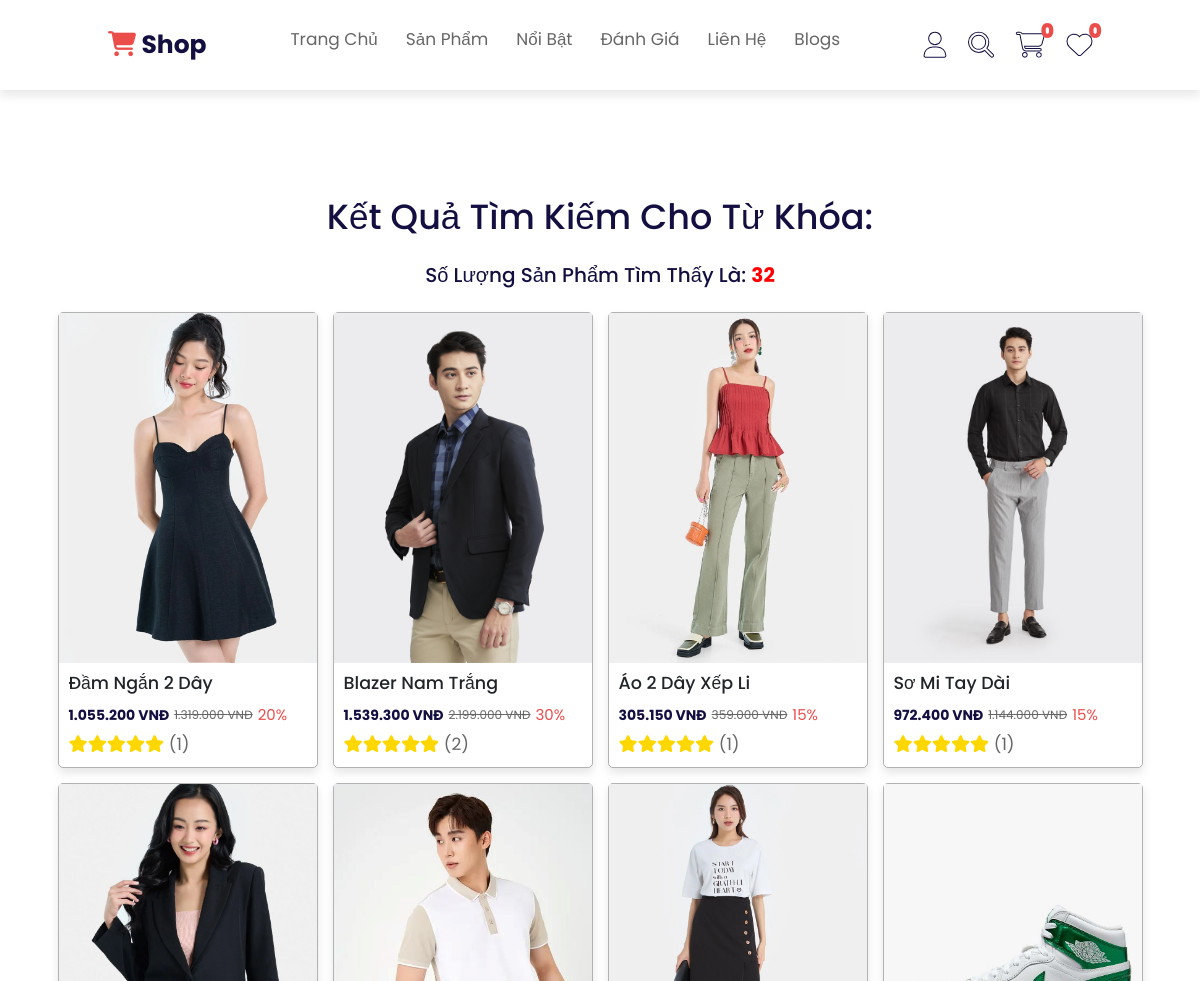
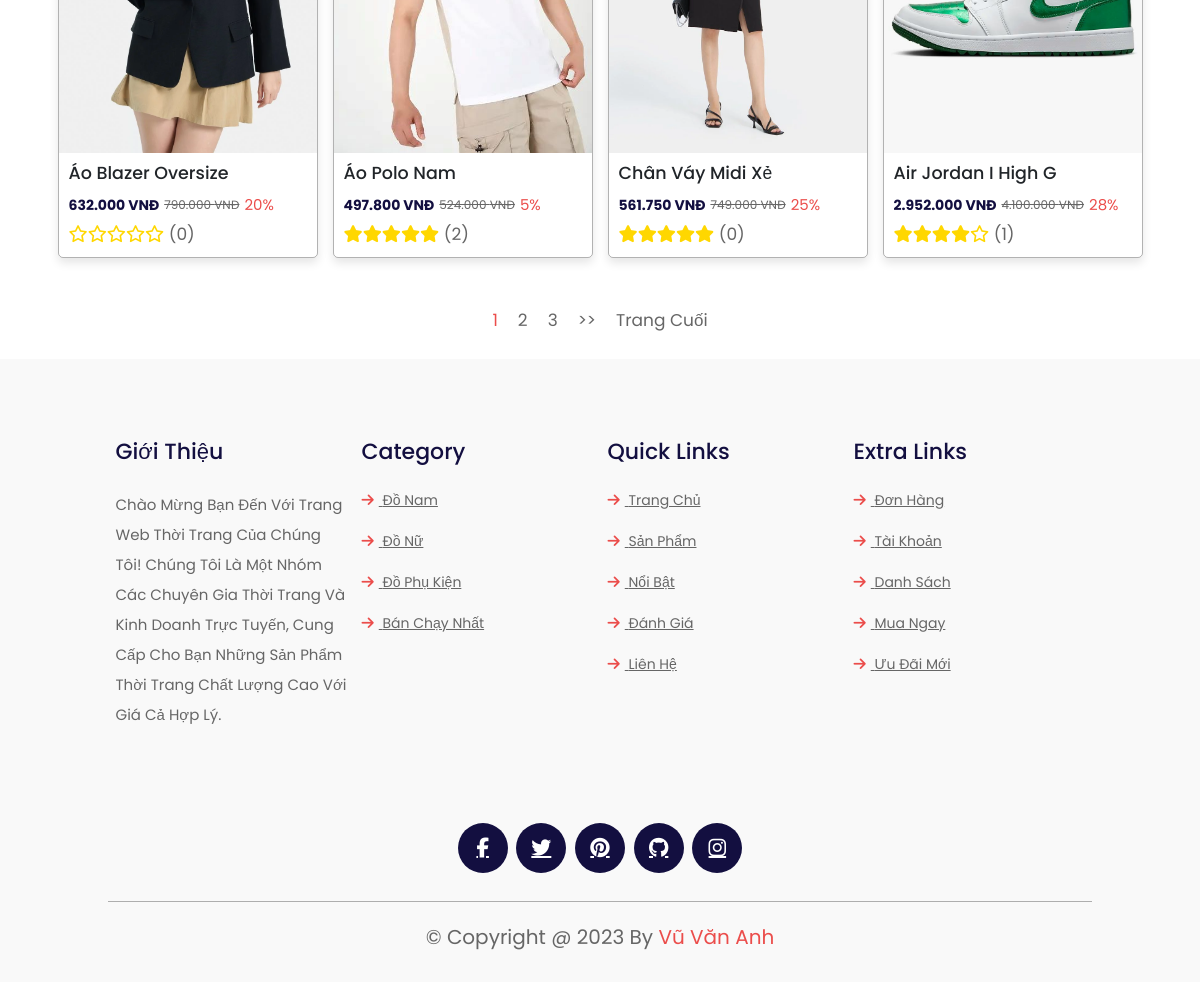
The page /shop/search.php on the database its author committed (2 pictures, top to bottom).
### tables this page shows
CREATE TABLE `tbl_product` (
  `product_id` int NOT NULL,
  `product_name` varchar(50) NOT NULL,
  `product_description` varchar(200) NOT NULL,
  `product_price` bigint NOT NULL,
  `product_discount` int NOT NULL,
  `product_rating` int NOT NULL,
  `product_type_id` int NOT NULL
);

### shop/search.php (the view, shortened to what this page needs)
<!DOCTYPE html>
<html lang="en">
<head>
    <link rel="stylesheet" href="https://site-assets.fontawesome.com/releases/v6.5.2/css/all.css">
    <link rel="stylesheet" href="https://site-assets.fontawesome.com/releases/v6.5.2/css/sharp-thin.css">
    <link rel="stylesheet" href="https://site-assets.fontawesome.com/releases/v6.5.2/css/sharp-solid.css">
    <link rel="stylesheet" href="https://site-assets.fontawesome.com/releases/v6.5.2/css/sharp-regular.css">
    <link rel="stylesheet" href="https://site-assets.fontawesome.com/releases/v6.5.2/css/sharp-light.css">
    <link rel="stylesheet" href="https://cdn.jsdelivr.net/npm/bootstrap@5.2.3/dist/css/bootstrap.min.css" />
    <link rel="stylesheet" href="css/style.css" />
    <link rel="stylesheet" href="shop/css/search.css">
</head>
<body>
    <?php
        include "library/layout.php";
        include "library/helper.php";
        include "library/pager.php";
        $connection = connectDatabase();
        $search = isset($_REQUEST["search"]) ? $_REQUEST["search"] : "";
    ?>
    <section class="products" style="margin-top: 110px" id="products">
        <h2 class="heading">Kết quả tìm kiếm cho từ khóa: <strong><?php echo $search ?></strong></h2>
            <?php
                $query = "select p.*, MIN(product_color)as product_color,MIN(product_image) as product_image,MIN(product_size) as product_size from tbl_product p inner join tbl_product_style ps on p.product_id = ps.product_id where product_name like '%$search%' group by p.product_id";
                $statement = $connection->prepare($query);
                $statement->execute();
                $result = $statement->fetchAll();
                if(sizeof($result) == 0)
                {
                    ?><h2 class="heading" style="font-size: 20px">Không Có Sản Phẩm Nào</h2><?php
                }
                else
                {
                    ?><h2 class="heading" style="font-size: 20px">Số Lượng Sản Phẩm Tìm Thấy Là: <strong style="color: red"><?php echo sizeof($result) ?></strong></h2><?php
                }
                ?><div class="container" style="margin-top: -50px"><?php
                $limit = 8;
                $start = findStart($limit);
                $result = array_slice($result, $start, $limit);
                foreach($result as $item)
                {
                    ?>
                        <div class="col-md-auto box">
                            <div class="image"><img src="image/product/<?php echo explode('|', $item["product_image"])[0] ?>" alt="<?php echo explode('|', $item["product_image"])[0] ?>"></div>
                            <div class="content">
                            <h3 class="title-name"><span class="text-truncate d-block" title="<?php echo $item["product_name"] ?>" data-bs-toggle="tooltip"><?php echo $item["product_name"] ?></span></h3>
                                <?php echo generatePrice("box-price", $item["product_price"], $item["product_discount"]) ?>
                                <?php
                                    $cquery = "select * from tbl_comment where product_id=" . $item["product_id"];
                                    $cstatement = $connection->prepare($cquery);
                                    $cstatement->execute();
                                    $cll = $cstatement->fetchAll();
                                ?>
                                <?php echo generateRating($item["product_rating"], true, sizeof($cll)) ?>
                            </div>
                        </div>
                    <?php
                }
            ?>
        </div>
        <div class="break-page">
        </div>
    </section>
</body>

### shop/library/helper.php (shortened to what this page needs)
            <?php
function generateRating($rating, $show, $ncomment)
{
    $html = '<div class="stars">';
    for ($index = 1; $index <= $rating; $index = $index + 1) $html = $html . '<i class="fas fa-star"></i>';
    for ($index= $rating + 1; $index <= 5; $index = $index + 1) $html = $html . '<i class="far fa-star"></i>';
    if($show) $html = $html . '<span> ('. $ncomment . ')</span></div>';
    else $html = $html . '</div>';
    return $html;
}
function generatePrice($class, $price, $discount)
{
    ?>
        <div class="<?php echo $class ?>">
            <div class="price"><?php echo number_format($price - $price * $discount / 100, 0, ',', '.') ?> VNĐ</div>
            <div class="cut"><?php echo number_format($price, 0, ',', '.') ?> VNĐ</div>
            <div class="offer"><?php echo $discount ?>%</div>
        </div>
    <?php
}
    ?>

### shop/css/style.css (style rules this page uses)
* { font-family: "Poppins", sans-serif; margin: 0; padding: 0; box-sizing: border-box; outline: none; border: none; text-decoration: none; text-transform: capitalize; transition: 0.2s linear; }
html { font-size: 62.5%; scroll-behavior: smooth; scroll-padding-top: 7rem; overflow-x: hidden; }
section { padding: 2rem 9%; }
.heading { font-size: 3.5rem; color: #130f40; padding-bottom: 2rem; text-align: center; }
.container { display: flex; flex-wrap: wrap; gap: 1.5rem; padding-top: 5rem; padding-bottom: 5rem; justify-content: center; }
.products .container .box { width: 26rem; border-radius: 0.5rem; position: relative; -webkit-box-shadow: 0 0.5rem 1rem rgba(0, 0, 0, 0.1); box-shadow: 0 0.5rem 1rem rgba(0, 0, 0, 0.1); border: 0.1rem solid rgba(0, 0, 0, 0.3); }
.products .container .box .image { height: 35rem; width: 100%; overflow: hidden; }
.products .container .box .image img { height: 100%; width: 100%; -o-object-fit: cover; object-fit: cover; }
.products .container .box .content { padding: 1rem; }
.products .container .box .content .box-price { padding: 0.5rem 0; display: -webkit-box; display: -ms-flexbox; display: flex; gap: 0.5rem; -webkit-box-align: center; -ms-flex-align: center; align-items: center; }
.products .container .box .content .box-price .price { font-size: 1.4rem; font-weight: bolder; color: #130f40; }
.products .container .box .content .box-price .cut { font-size: 1.2rem; text-decoration: line-through; color: #666; }
.products .container .box .content .box-price .offer { font-size: 1.5rem; color: #eb4d4b; }
.products .container .box .content .stars { font-size: 1.7rem; }
.products .container .box .content .stars i { color: gold; }
.products .container .box .content .stars span { color: #666; }
.break-page { display: flex; flex-wrap: wrap; justify-content: center; padding-bottom: 2.5rem; gap: 2rem; }

### shop/css/search.css (style rules this page uses)
.products { padding: 0; padding-top: 8.6rem; }

### rows shown on the page
tbl_product: shows a picture, product_name "Đầm Ngắn 2 Dây", $price - $price * $discount / 100 "1.055.200", product_price "1.319.000", product_discount "20", ncomment "1"
tbl_product: shows a picture, product_name "Blazer Nam Trắng", $price - $price * $discount / 100 "1.539.300", product_price "2.199.000", product_discount "30", ncomment "2"
tbl_product: shows a picture, product_name "Áo 2 Dây Xếp Li", $price - $price * $discount / 100 "305.150", product_price "359.000", product_discount "15", ncomment "1"
tbl_product: shows a picture, product_name "Sơ Mi Tay Dài", $price - $price * $discount / 100 "972.400", product_price "1.144.000", product_discount "15", ncomment "1"
tbl_product: shows a picture, product_name "Áo Blazer Oversize", $price - $price * $discount / 100 "632.000", product_price "790.000", product_discount "20", ncomment "0"
tbl_product: shows a picture, product_name "Áo Polo Nam", $price - $price * $discount / 100 "497.800", product_price "524.000", product_discount "5", ncomment "2"
tbl_product: shows a picture, product_name "Chân Váy Midi Xẻ", $price - $price * $discount / 100 "561.750", product_price "749.000", product_discount "25", ncomment "0"
tbl_product: shows a picture, product_name "Air Jordan I High G", $price - $price * $discount / 100 "2.952.000", product_price "4.100.000", product_discount "28", ncomment "1"

### other values the page prints
$_SESSION["tquantity"] "0"
sizeof($result) "32"
$index "1"
$index "2"
$index "3"
